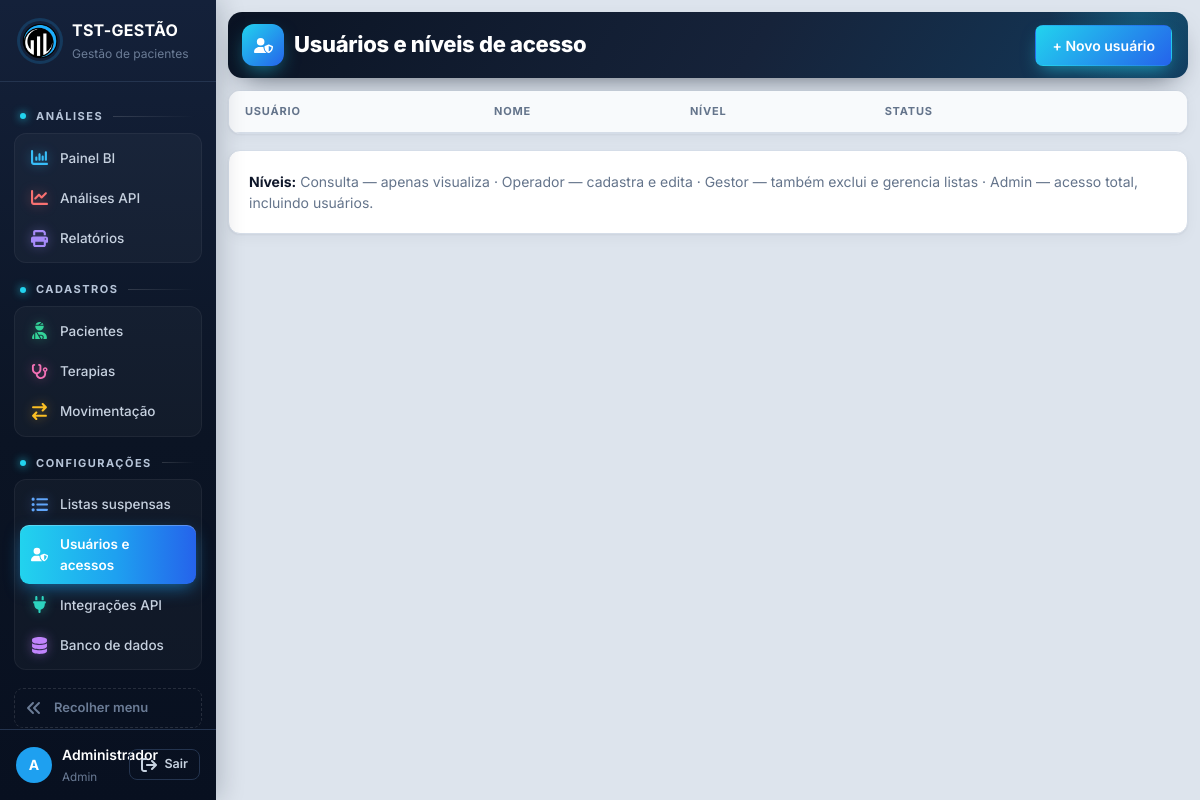
/usuarios (signed in), run on the app's committed database.
### tables this page shows
CREATE TABLE usuarios (
    id INTEGER PRIMARY KEY AUTOINCREMENT,
    usuario TEXT NOT NULL UNIQUE COLLATE NOCASE,
    nome TEXT NOT NULL,
    senha_hash TEXT NOT NULL,
    nivel TEXT NOT NULL DEFAULT 'consulta',
    ativo INTEGER NOT NULL DEFAULT 1,
    trocar_senha INTEGER NOT NULL DEFAULT 0
);

### tst_gestao/app.py (the view)
    @app.route("/usuarios")
    @exige("admin")
    def usuarios():
        return render_template("usuarios.html", ativa="usuarios", niveis=list(NIVEIS))

### tst_gestao/banco.py (called while the page is built, shortened)
def cfg_padrao() -> dict:
    return {"motor": "sqlite"}

def ler_config() -> dict:
    env = os.environ.get("TST_DB_MOTOR")
    if env == "sqlite":
        return cfg_padrao()
    try:
        mtime = CONFIG_PATH.stat().st_mtime_ns
    except OSError:
        return cfg_padrao()

def abrir(cfg: dict | None = None, *, banco_mestre: bool = False) -> Conexao:
    cfg = cfg or ler_config()
    motor = cfg.get("motor", "sqlite")
    if motor == "sqlite":
        arquivo = Path(cfg.get("arquivo") or DB_PATH)
        arquivo.parent.mkdir(parents=True, exist_ok=True)
        raw = sqlite3.connect(arquivo, timeout=15)
        raw.row_factory = sqlite3.Row
        raw.execute("PRAGMA foreign_keys = ON")
        return Conexao(raw, "sqlite")

def conectar() -> Conexao:
    return abrir(ler_config())

    def execute(self, sql: str, params=()):
        if self.motor == "sqlite":
            return self.raw.execute(sql, params)
        return Cursor(self).executar(sql, params)

    def commit(self):
        self.raw.commit()

    def close(self):
        try:
            self.raw.close()
        except Exception:
            pass

    def __enter__(self):
        return self

    def __exit__(self, tipo, valor, tb):
        try:
            self.rollback() if tipo else self.commit()
        finally:
            self.close()
        return False

### tst_gestao/db.py (called while the page is built)
def connect() -> Conexao:
    return conectar()

### tst_gestao/templates/usuarios.html (shortened to what this page needs)
{% extends "base.html" %}
{% block cabecalho %}Usuários e níveis de acesso{% endblock %}
{% block acoes %}<button id="novo" class="btn primary">+ Novo usuário</button>{% endblock %}
{% block conteudo %}
<div class="card flush"><div class="table-wrap"><table><thead><tr><th>Usuário</th><th>Nome</th><th>Nível</th><th>Status</th><th></th></tr></thead><tbody id="tb"></tbody></table></div></div>
<div class="card"><b>Níveis:</b> <span class="muted">Consulta — apenas visualiza · Operador — cadastra e edita · Gestor — também exclui e gerencia listas · Admin — acesso total, incluindo usuários.</span></div>
{% endblock %}

### tst_gestao/templates/base.html (shortened to what this page needs)
<!doctype html>
<html lang="pt-BR">
<head>
<link rel="stylesheet" href="{{ url_for('static', filename='app.css') }}">
</head>
<body>
{% set COR_IC = {'evolucao': '#f87171', 'bi': '#38bdf8', 'relatorios': '#a78bfa', 'pacientes': '#34d399', 'terapias': '#f472b6', 'movimentacao': '#fbbf24', 'listas': '#60a5fa', 'usuarios': '#fb923c', 'integracoes': '#2dd4bf', 'banco': '#c084fc'} %}
{% macro item(rota, chave, icone, texto) %}<a href="{{ rota }}" class="{{ 'on' if ativa == chave }}" data-tip="{{ texto }}" style="--ic:{{ COR_IC.get(icone, '#94a3b8') }}"><svg class="ic"><use href="#i-{{ icone }}"/></svg><span class="tx">{{ texto }}</span></a>{% endmacro %}
{% set grupo = {'dashboard': 'Análises', 'analises': 'Análises', 'relatorios': 'Análises', 'pacientes': 'Cadastros', 'terapias': 'Cadastros', 'movimentacao': 'Cadastros',
  'listas': 'Configurações', 'usuarios': 'Configurações', 'integracoes': 'Configurações', 'banco': 'Configurações', 'perfil': 'Minha conta'} %}
<aside class="sidebar">
  <div class="brand"><img src="{{ url_for('static', filename='logo.png') }}" alt="TST"><div class="tx"><strong>TST-GESTÃO</strong><small>Gestão de pacientes</small></div></div>
  <nav>
    <span class="nav-sec">Análises</span>
    <div class="nav-grupo">
    {{ item(url_for('index'), 'dashboard', 'bi', 'Painel BI') }}
    {{ item(url_for('analises'), 'analises', 'evolucao', 'Análises API') }}
    {{ item(url_for('relatorios'), 'relatorios', 'relatorios', 'Relatórios') }}
    </div>
    <span class="nav-sec">Cadastros</span>
    <div class="nav-grupo">
    {{ item(url_for('cadastro', ent='pacientes'), 'pacientes', 'pacientes', 'Pacientes') }}
    {{ item(url_for('cadastro', ent='terapias'), 'terapias', 'terapias', 'Terapias') }}
    {{ item(url_for('cadastro', ent='movimentacao'), 'movimentacao', 'movimentacao', 'Movimentação') }}
    </div>
    {% if nivel >= 3 %}<span class="nav-sec">Configurações</span>
    <div class="nav-grupo">
    {{ item(url_for('listas'), 'listas', 'listas', 'Listas suspensas') }}
    {% if nivel >= 4 %}{{ item(url_for('usuarios'), 'usuarios', 'usuarios', 'Usuários e acessos') }}
    {{ item(url_for('integracoes'), 'integracoes', 'integracoes', 'Integrações API') }}
    {{ item(url_for('pagina_banco'), 'banco', 'banco', 'Banco de dados') }}{% endif %}
    </div>{% endif %}
    <button type="button" class="recolher" id="btn-recolher" data-tip="Expandir menu"><svg class="ic"><use href="#i-recolher"/></svg><span class="tx">Recolher menu</span></button>
  </nav>
  <div class="userbox">
    <a href="{{ url_for('perfil') }}" class="{{ 'on' if ativa == 'perfil' }}" title="Meu perfil"><span class="avatar">{{ usuario['nome'][:1]|upper }}</span><span class="tx"><b>{{ usuario['nome'] }}</b><small>{{ usuario['nivel']|capitalize }}</small></span></a>
    <form method="post" action="{{ url_for('logout') }}"><input type="hidden" name="csrf_token" value="{{ csrf_token }}"><button class="btn ghost sm" type="submit" title="Sair do sistema"><svg class="ic"><use href="#i-sair"/></svg><span class="tx">Sair</span></button></form>
  </div>
</aside>
<main class="content">
  {% set ic_pag = {'dashboard': 'bi', 'analises': 'evolucao', 'perfil': 'perfil'}.get(ativa, ativa) %}
  {% block topo %}<header class="bi-topo topo-pag"><div class="bt-tit"><i class="bt-ic"><svg class="ic"><use href="#i-{{ ic_pag or 'bi' }}"/></svg></i><span class="bt-trilha">{% block trilha %}{{ grupo.get(ativa, 'TST-GESTÃO') }}{% endblock %} <b>›</b></span><h1>{% block cabecalho %}{% endblock %}</h1></div><div class="actions">{% block acoes %}{% endblock %}</div></header>{% endblock %}
  {% block conteudo %}{% endblock %}
</main>
</body>
</html>

### data on the page
usuarios: nome "A", nome "Administrador", nivel "Admin"

### other printed values
{{ texto }} "Painel BI Análises API Relatórios Pacientes Terapias Movimentação Listas suspensas Usuários e acessos Integrações API Banco de dados"
